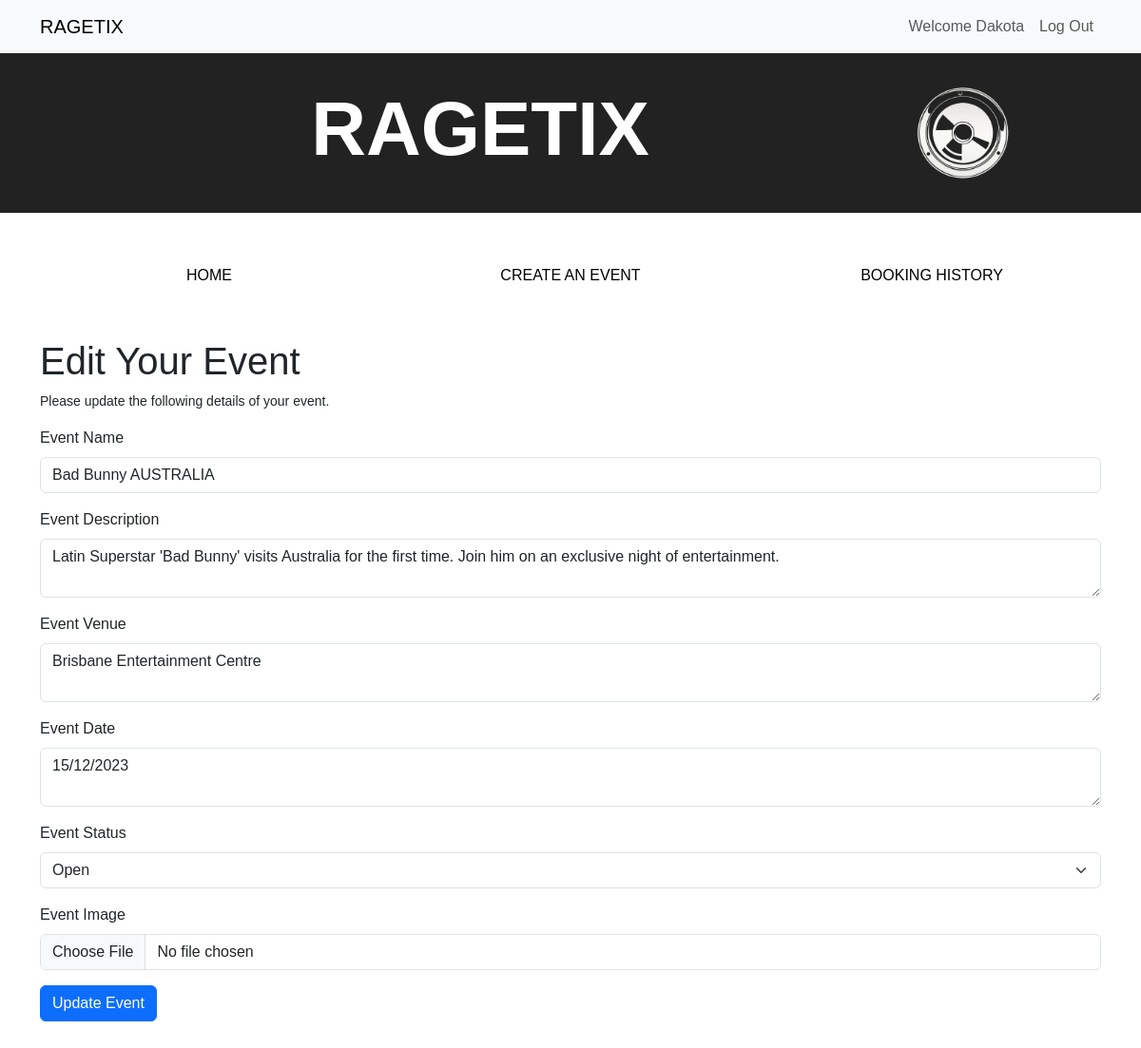
Page /events/edit_event/2 (signed in) on the earlier database version.
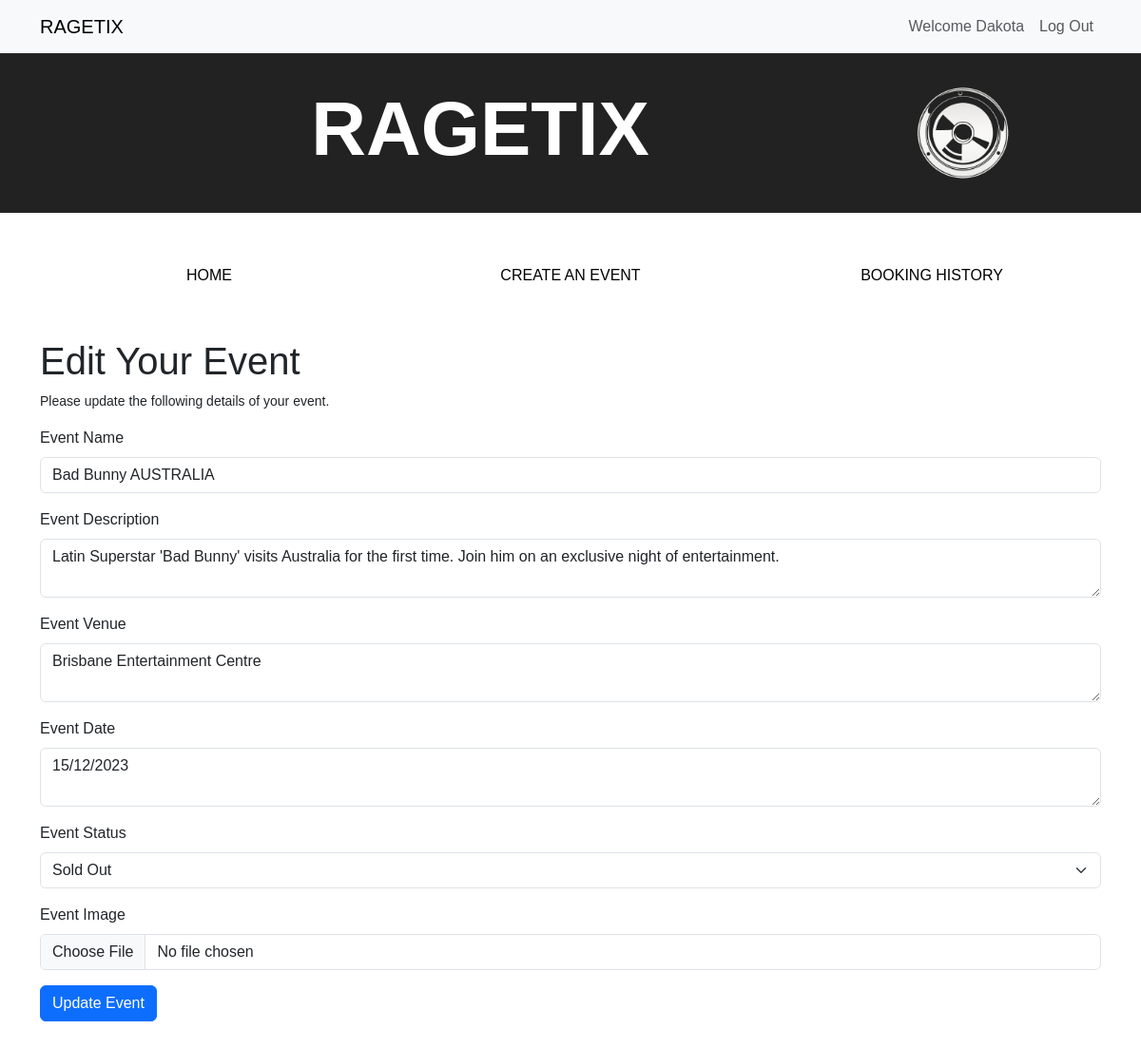
Same page on the later database version.
### website/models.py (models this page shows, shortened)
class Event(db.Model):
    __tablename__ = 'events'
    id = db.Column(db.Integer, primary_key=True)
    name = db.Column(db.String(80))  # Event name
    description = db.Column(db.String(200))  # Event description
    date = db.Column(db.String(200))  # Event date
    status = db.Column(db.String(200))  # Event date
    venue = db.Column(db.String(200))  # Event venue
    image = db.Column(db.String(400))  # Event image
    comments = db.relationship('Comment', backref='event')  # Relationship to comments
    user_id = db.Column(db.Integer, db.ForeignKey('users.id'))

### website/events.py (the view, shortened to what this page needs)
@bp.route('/edit_event/<int:event_id>', methods=['GET', 'POST'])
@login_required
def edit_event(event_id):
    event = Event.query.get_or_404(event_id)
    form = EditEventForm(obj=event)  # Prefill form with event data
    return render_template('events/edit.html', form=form)

### website/forms.py
class EditEventForm(FlaskForm):
    STATUS_LIST = [
        ('Open', 'Open'),
        ('Inactive', 'Inactive'),
        ('Sold Out', 'Sold Out'),
        ('Cancelled', 'Event Cancelled'),
    ]
    name = StringField('Event Name', validators=[InputRequired()])
    description = TextAreaField('Event Description', validators=[InputRequired()])
    venue = TextAreaField('Event Venue', validators=[InputRequired()])
    date = TextAreaField('Event Date', validators=[InputRequired()])
    status = SelectField('Event Status', choices=STATUS_LIST)
    image = FileField('Event Image', validators=[FileRequired(message='Image cannot be empty'), FileAllowed(ALLOWED_FILE, message='File is not supported')])
    submit = SubmitField("Update Event")

### website/templates/events/edit.html (shortened to what this page needs)
{% extends 'base.html' %}
{% from 'bootstrap5/form.html' import render_form %}
{% block content %}
  <div class="container">
    <div class="row mt-5">
      <div class="col-md-12">
        <h1>Edit Your Event</h1>
        <p>Please update the following details of your event.</p>
        <form method="POST" enctype="multipart/form-data">
          {{ render_form(form) }}
        </form>
      </div>
    </div>
  </div>
{% endblock %}

Differences in the rows shown:
changed Event "Bad Bunny AUSTRALIA": status "Open" → "Sold Out"
